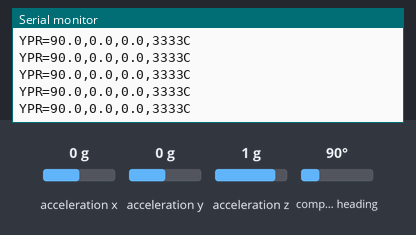
The sketch below on a simulated ESP32. On the bench: the last lines printed to the serial monitor. Inputs (shaded band) come from the test bench; at power-on: acceleration x 0 g, acceleration y 0 g, acceleration z 1 g, compass heading 90°. Nothing arrives over Bluetooth unless stated.

Above: at 2.2 s.
2.3 s: acceleration x set to -1.4 g
At 3.4 s:
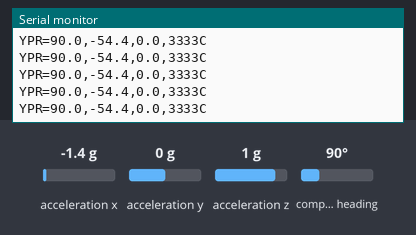
3.8 s: acceleration y set to -1.4 g
At 4.9 s:
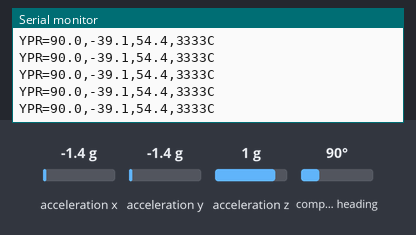
5.3 s: acceleration z set to -1.4 g
At 6.0 s:
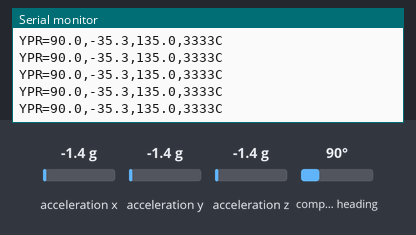
6.8 s: compass heading set to 7°
At 7.9 s:
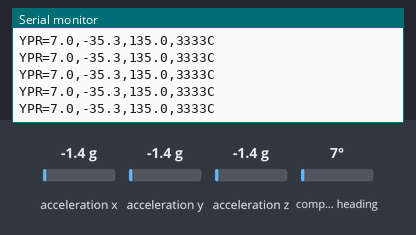
Timing chart, 0 to 9.3 s (numbered marks = the images above; inputs shaded):
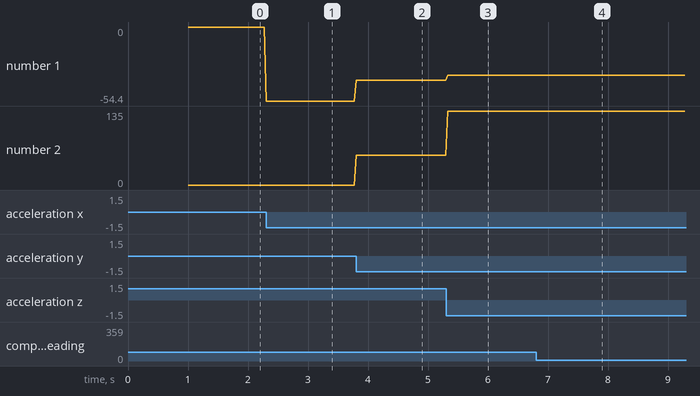

The sketch:

bnoESP32.ino
```cpp
/* Exemple d'utilisation du BNO055 avec la lib d'adafruit
 Version pour ESP32 avec support Bluetooth classique
 Sortie YPR sur USB (serie) et Bluetooth simultanee

Bibliotheque bno055 pour le framework Arduino par Limor Fried/Ladyada Adafruit Industries.
        https://github.com/adafruit/Adafruit_BNO055
*/

#include <Wire.h>
#include <Adafruit_Sensor.h>
#include <Adafruit_BNO055.h>
#include <utility/imumaths.h>
#include "BluetoothSerial.h"


BluetoothSerial SerialBT;

Adafruit_BNO055 bno = Adafruit_BNO055(50);

void setup(void)
{
  Serial.begin(115200);
  Serial.println("Orientation Sensor Test"); Serial.println("");
  SerialBT.begin("ESP32BNO055");
  /* Initialise the sensor */
  if(!bno.begin())
  {
    /* There was a problem detecting the BNO055 ... check your connections */
    Serial.print("Ooops, no BNO055 detected ... Check your wiring or I2C ADDR!");
    while(1);
  }

  delay(1000);

  bno.setExtCrystalUse(false);
}

void loop(void)
{
  /* Get a new sensor event */
  sensors_event_t event;
  bno.getEvent(&event);

  /* Display the floating point data */
  Serial.print("YPR=");
  Serial.print(event.orientation.x, 1);
  Serial.print(",");
  Serial.print(event.orientation.y, 1);
  Serial.print(",");
  Serial.print(event.orientation.z, 1);
  Serial.print(",");
  if (SerialBT.hasClient()){
    SerialBT.print("YPR=");
    SerialBT.print(event.orientation.x,1);
    SerialBT.write(',');
    SerialBT.print(event.orientation.y,1);
    SerialBT.write(',');
    SerialBT.print(event.orientation.z,1);
    SerialBT.print(",");
  }
  displayCalStatus();
  delay(20);
}

void displayCalStatus(void)
{
  /* Get the four calibration values (0..3) */
  /* Any sensor data reporting 0 should be ignored, */
  /* 3 means 'fully calibrated" */
  uint8_t system, gyro, accel, mag;
  system = gyro = accel = mag = 0;
  bno.getCalibration(&system, &gyro, &accel, &mag);

  /* The data should be ignored until the system calibration is > 0 */
  if (!system)
  {
    Serial.print("! ");
  }

  /* Display the individual values */
  Serial.print(system, DEC);
  Serial.print(gyro, DEC);
  Serial.print(accel, DEC);
  Serial.print(mag, DEC);
  if (SerialBT.hasClient()){
    Serial.print("C");
    SerialBT.print(system, DEC);
    SerialBT.print(gyro, DEC);
    SerialBT.print(accel, DEC);
    SerialBT.println(mag, DEC);
    delay(10);

  }
  Serial.println();
}
```

Measured:
- after the input at 2.3 s, the serial monitor: prints a new line at once (image 1)
- after the input at 3.8 s, the serial monitor: prints a new line at once (image 2)
- after the input at 5.3 s, the serial monitor: prints a new line at once (image 3)
- after the input at 6.8 s, the serial monitor: prints a new line at once (image 4)
- plotted number 1: 0 → -54.4 after the input at 2.3 s, -54.4 → -39.1 after the input at 3.8 s, -39.1 → -35.3 after the input at 5.3 s
- plotted number 2: 0 → 54.4 after the input at 3.8 s, 54.4 → 135 after the input at 5.3 s
